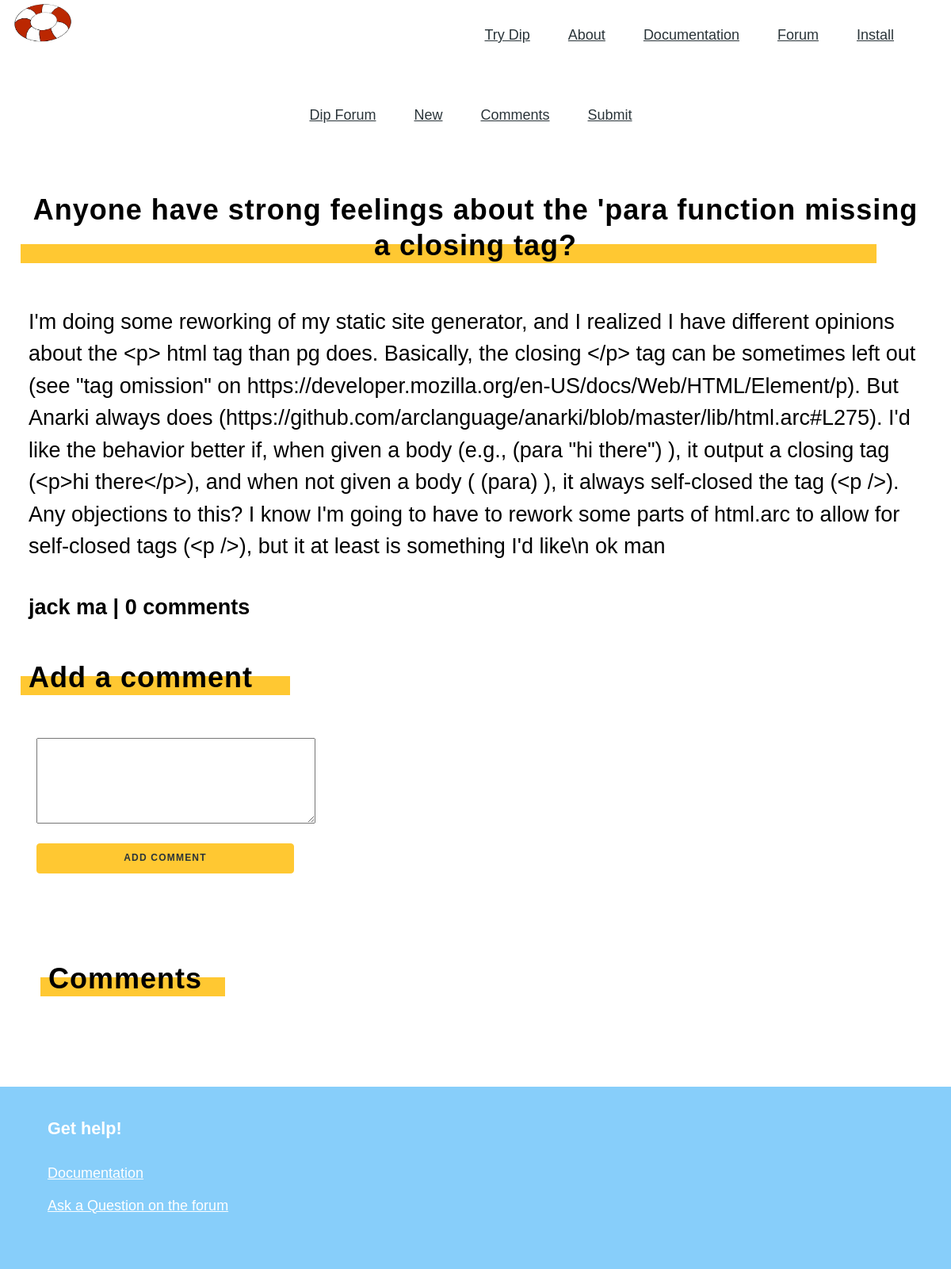
The page /posts/4 on the database its author committed.
### tables this page shows
CREATE TABLE 'posts' ('id' integer PRIMARY KEY NOT NULL, 'title' text NOT NULL,'description' varchar(1000000000) NOT NULL, 'author' text NOT NULL, 'timestamp' timestamp NOT NULL DEFAULT CURRENT_TIMESTAMP,'comments' text, 'upvotes' integer NOT NULL DEFAULT 1);

### application.py (the view, shortened to what this page needs)
@app.route("/posts/<iden>", methods=['GET', 'POST'])
def individual(iden):
    comments_list = []
    iden = db.execute("SELECT id FROM posts WHERE id = :identification",
                          identification=iden)
    title = db.execute("SELECT title FROM posts WHERE id = :identification",
                          identification=iden[0]["id"])
    description = db.execute("SELECT description FROM posts WHERE id = :identification",
                          identification=iden[0]["id"])
    author = db.execute("SELECT author FROM posts WHERE id = :identification",
                          identification=iden[0]["id"])
    timestamp = db.execute("SELECT timestamp FROM posts WHERE id = :identification",
                          identification=iden[0]["id"])
    comments_ = db.execute("SELECT * FROM comments WHERE post_id = :identification",
                          identification=iden[0]["id"])
    for index, row in enumerate(comments_):
        comments_list.append(list((row["content"], row["author"], row['timestamp'])))
    if len(comments_) == 0:
        return render_template("post.html", iden=iden[0]["id"], title=title[0]["title"], description=description[0]["description"], author=author[0]["author"], timestamp=timestamp[0]["timestamp"], commentsnum=0)
    print(comments_[0]["content"])
    return render_template("post.html", iden=iden[0]["id"], title=title[0]["title"], description=description[0]["description"], author=author[0]["author"], timestamp=timestamp[0]["timestamp"], comments=comments_list, commentsnum=len(comments_))

### templates/post.html (shortened to what this page needs)
<head>
<link rel="stylesheet" href="/static/solarized-dark.css"/>
    <link rel="stylesheet" href="/static/vendor_10880690442070639967.css"/>
    <link rel="stylesheet" href="/static/fonts_8049871103083011125.css"/>
    <link rel="stylesheet" href="/static/app_12353512879680388157.css"/>
</head>
<nav class="flex flex-row justify-center justify-end-l items-center flex-wrap ph2 pl3-ns pr4-ns pb3">
  <div class="brand flex-auto w-100 w-auto-l self-start tc tl-l">
    <a href="/" class="brand">
      <img class="v-mid ml0-l" alt="Dip Logo" src="/static/dip logo.png">
    </a>
  </div>
  <ul class="nav list w-100 w-auto-l flex flex-none flex-row flex-wrap justify-center justify-end-l items-center pv2 ph0 ph4-ns">
    <li class="tc pv2 ph2 ph4-ns flex-20-s"><a href="/try">Try Dip</a></li>
    <li class="tc pv2 ph2 ph4-ns flex-20-s"><a href="/about">About</a></li>
    <li class="tc pv2 ph2 ph4-ns flex-20-s"><a href="/docs">Documentation</a></li>
    <li class="tc pv2 ph2 ph4-ns flex-20-s"><a href="/forum">Forum</a></li>
    <li class="tc pv2 ph2 ph4-ns flex-20-s"><a href="/install">Install</a></li>
  </ul>
</nav>
<nav class="flex flex-row justify-center justify-end-l items-center flex-wrap ph2 pl3-ns pr4-ns pb3 center">
  <ul class="nav list w-100 w-auto-l flex flex-none flex-row flex-wrap justify-center justify-end-l items-center pv2 ph0 ph4-ns">
    <li class="tc pv2 ph2 ph4-ns flex-20-s"><a href="/forum">Dip Forum</a></li>
    <li class="tc pv2 ph2 ph4-ns flex-20-s"><a href="/new">New</a></li>
    <li class="tc pv2 ph2 ph4-ns flex-20-s"><a href="/comments">Comments</a></li>
    <li class="tc pv2 ph2 ph4-ns flex-20-s"><a href="/submit">Submit</a></li>
  </ul>
</nav>
<section class="white thanks">
  <div class="w-100 mw-none ph3 mw8-m mw9-l center">
    <header>
      <center><h2 class = "center">{{ title }}</h2></center>
      <div class="highlight"class = "center" style = "font-size: 40px;"></div>
    </header>
    <div class="description center">
      <p class="lh-copy f2">
       {{ description }}
      </p>
    </div>
    <div class="description">
      <h4 class="lh-copy f2">
        {{ author }} | {{ commentsnum }} comments
      </h4>
    </div>
    <header>
      <h2 class = "center">Add a comment</h2>
      <div class="highlight"class = "center" style = "font-size: 40px;"></div>
    </header>
    <div style = "font-size: 15px; padding-bottom: 10px; padding-left: 10px;">
      <form action="/posts/{{ iden }}" method="POST">
      <textarea name="description" id="DESCRIPTION" cols="35" rows="5" style = "font-size: 15px; padding: 10px;" required></textarea>
    </div>
    <div style = "font-size: 15px; padding-left:10px; padding-bottom: 10px;" size = "50"><input type="submit" style = "width:325px" class = "button button-secondary" name="addcomment" id="addcomment" value="add comment" size="10"></div>
  </div>
</section>
<section class="white thanks">
<div class="w-100 mw-none ph3 mw8-m mw9-l center">
<header style = "padding-left:25px">
      <h2 class = "center">Comments</h2>
      <div class="highlight"class = "center" style = "font-size: 40px;"></div>
</div>
</section>
<footer class = "green">
  <div class="w-100 mw-none ph3 mw8-m mw9-l center f3">
    <div class="flex flex-column flex-row-ns pv0-l">
      <div class="flex flex-column mw8 w-100 measure-wide-l pv2 pv5-m pv2-ns ph4-m ph4-l" id="get-help">
        <h4>Get help!</h4>
        <ul>
          <li><a href="/docs">Documentation</a></li>
          <li><a href="/forum">Ask a Question on the forum</a></li>
        </ul>
      </div>
    </div>
  </div>
</footer>

### static/app_12353512879680388157.css (style rules this page uses)
.button, button { display: inline-block; width: 100%; min-height: 38px; padding: 8px 30px; text-align: center; font-weight: 600; letter-spacing: 0.1rem; text-transform: uppercase; text-decoration: none; border-radius: 4px; border: 1px solid; cursor: pointer; box-sizing: border-box; }
p { margin-top: 0; margin-bottom: 2.5rem; }
.button.button-secondary { font-size: 0.8em; }
header h1, section h2 { z-index: 999999; position: relative; letter-spacing: 1px; font-weight: 300; }
header h2 { font-size: 4.2rem; line-height: 1.25; font-weight: 300; }
section p, code { line-height: 1.6; }
section { padding: 30px 0 60px 0; }
section header { padding: 30px 0 60px 0; display: inline-block; }
section header h2 { margin: 0; padding: 0; letter-spacing: 1px; font-size: 4.2rem; line-height: 1.25; }
section h2 { font-family: "Fira Sans", Helvetica, Arial, sans-serif; font-weight: 800; }
section p { margin-top: 0; margin-bottom: 30px; }
ul { list-style: circle; padding-left: 1.5em; }
.nav a { color: #2a3439; }
div.brand { color: black; font-family: "Alfa Slab One", serif; font-size: 3rem; text-decoration: none; margin-top: 3px; }
div.brand img { width: 80px; margin-top: -3px; }
a.brand { color: black; text-decoration: none; }
.green { background-color: #87cefa; color: white; }
.green a { color: white; text-decoration: underline; }
.white { color: black; }
.white .highlight { background-color: #ffc832; }
.white .button.button-secondary { background-color: #ffc832; border-color: #ffc832; color: #2a3439; text-decoration: none; }
.highlight { height: 24px; position: relative; top: -24px; left: -10px; width: 120%; max-width: 90vw; line-height: 1.6; }
footer { padding: 30px 0; background-color: #2a3439; color: white; }
footer ul { list-style-type: none; padding-left: 0; margin-top: 0; }
footer li { margin-bottom: 1rem; }
footer a { color: #ffc832; text-decoration: none; }
footer h4 { font-size: 1.2em; font-weight: 600; margin-top: 0; margin-bottom: 2rem; }
section header { padding-top: 10px; padding-bottom: 30px; }
section header h2 { font-size: 3rem; }

### rows shown on the page
posts: title "Anyone have strong feelings about the 'para function missing a closing tag?", description "I'm doing some reworking of my static site generator, and I realized I have different opinions about the <p> html tag than pg does. Basically, the closing </p> tag can be sometimes left out (see \"tag omission\" on https://developer.mozilla.org/en-US/docs/Web/HTML/Element/p). But Anarki always does (https://github.com/arclanguage/anarki/blob/master/lib/html.arc#L275). I'd like the behavior better if, when given a body (e.g., (para \"hi there\") ), it output a closing tag (<p>hi there</p>), and when not given a body ( (para) ), it always self-closed the tag (<p />). Any objections to this? I know I'm going to have to rework some parts of html.arc to allow for self-closed tags (<p />), but it at…", author "jack ma"

### other values the page prints
{{ commentsnum }} "0"
